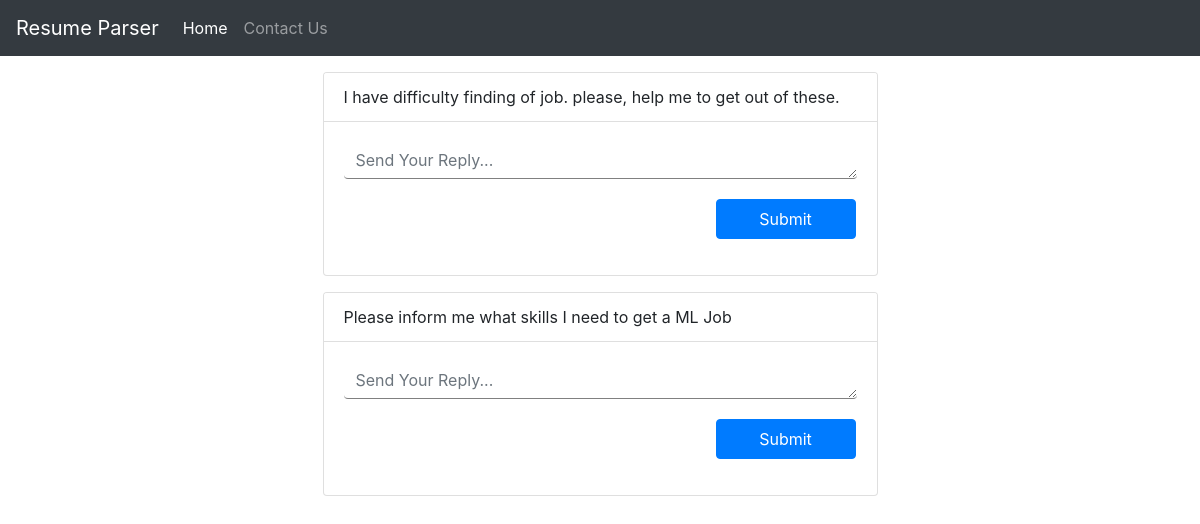
/recruiter/contact/, run on the app's committed database.
### resume/models.py (models this page shows, shortened)
class Contact(models.Model):
    msg_id = models.AutoField(primary_key=True)
    name = models.CharField(max_length=50)
    email = models.CharField(max_length=70, default="")
    phone = models.CharField(max_length=10, default="")
    desc = models.CharField(max_length=500, default="")

### recruiter/views.py (the view)
# urls.py: path('contact/', views.contact, name="Contact"),
def contact(request):
    contacts = Contact.objects.all()
    return render(request, 'recruiter/contact.html', {'contacts': contacts})

### recruiter/templates/recruiter/contact.html (shortened to what this page needs)
{% include 'recruiter/basic.html' %}
{% block body %}
<div class="container">
  {% for contact in contacts %}
  <div class="card w-50 mx-auto my-3">
    <div class="card-header">
      {{contact.desc}}
    </div>
    <div class="card-body">
      <form action="/recruiter/response/{{contact.msg_id}}" method="post" enctype="multipart/form-data" class="">
        <div class="form-group">
          <textarea class="form-control textReply" id="exampleFormControlTextarea1" name="reply" rows="1"
            placeholder="Send Your Reply..."></textarea>
        </div>
        <div class="row d-flex flex-row-reverse form-group">
          <button type="submit" class="btn btn-primary mt-1 mr-3 text-center" style="width: 140px; height: 40px">
            Submit
          </button>
        </div>
      </form>
    </div>
  </div>
  {% endfor %}
</div>
{% endblock %}

### recruiter/templates/recruiter/contact.html (style rules this page uses)
.textReply { outline: none; border: none; text-decoration: none; border-radius: none; border-bottom: 1px solid gray; }
.card-header { background-color: white; }

### data on the page
Contact: desc "I have difficulty finding of job. please, help me to get out of these."
Contact: desc "Please inform me what skills I need to get a ML Job"
